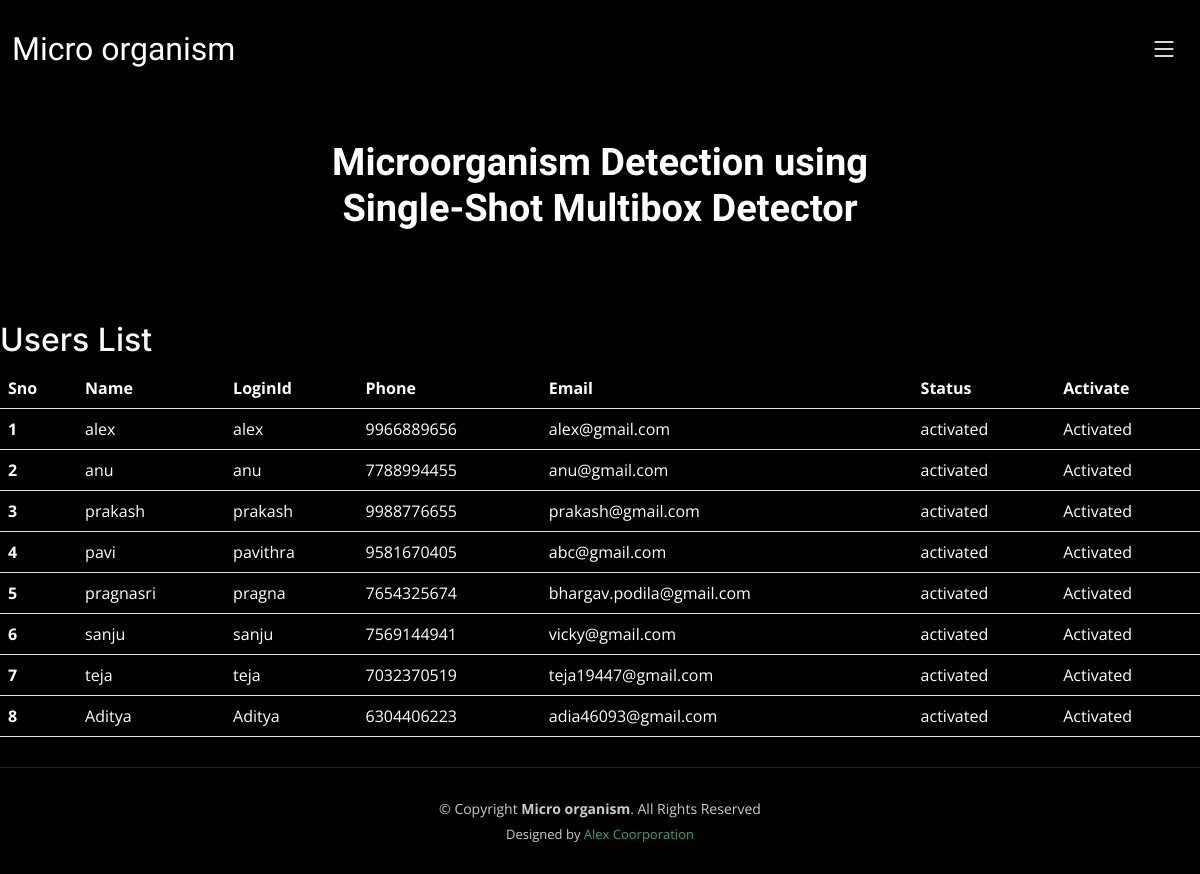
Page /view_registered_users/ on the committed database.
### users/models.py (models this page shows, shortened)
class UserRegistrationModel(models.Model):
    name = models.CharField(max_length=100)
    loginid = models.CharField(unique=True, max_length=100)
    password = models.CharField(max_length=100)
    mobile = models.CharField(unique=True, max_length=100)
    email = models.CharField(unique=True, max_length=100)
    locality = models.CharField(max_length=100)
    address = models.CharField(max_length=1000)
    city = models.CharField(max_length=100)
    state = models.CharField(max_length=100)
    status = models.CharField(max_length=100)
    class Meta:
        db_table = 'UserRegistrations'

### admins/views.py (the view)
# urls.py: path('view_registered_users/', admins_views.view_registered_users,
def view_registered_users(request):
    data = UserRegistrationModel.objects.all()
    return render(request, 'admins/view_registered_users.html', {'data': data})

### templates/admins/view_registered_users.html (shortened to what this page needs)
{% extends 'admins/admin_base.html' %}
{% block content %}
<h2>Users List</h2>
    <table class="table" style="color:white;">
        <thead>
            <tr>
                <th scope="col">Sno</th>
                <th scope="col">Name</th>
                <th scope="col">LoginId</th>
                <th scope="col">Phone</th>
                <th scope="col">Email</th>
                <th scope="col">Status</th>
                <th scope="col">Activate</th>
            </tr>
        </thead>
        <tbody>
            {% for user in data %}
            <tr>
                <th scope="row">{{ forloop.counter }}</th>
                <td>{{ user.name}}</td>
                <td>{{ user.loginid}}</td>
                <td>{{ user.mobile}}</td>
                <td>{{ user.email}}</td>
                <td>{{ user.status}}</td>
                {% if user.status == 'waiting' %}
                <td>
                    <a href="/AdminActivaUsers/?uid={{ user.id }}">Activate</a>
                </td>
                {% else %}
                <td> Activated</td>
                {% endif %}
            </tr>
            {% endfor %}
        </tbody>
    </table>
    {% endblock %}

### templates/admins/admin_base.html (shortened to what this page needs)
{%load static%}
<!DOCTYPE html>
<html lang="en">
<head>
  <link href="{%static 'vendor/bootstrap/css/bootstrap.min.css'%}" rel="stylesheet">
  <link href="{%static 'vendor/bootstrap-icons/bootstrap-icons.css'%}" rel="stylesheet">
  <link href="{%static 'vendor/swiper/swiper-bundle.min.css'%}" rel="stylesheet">
  <link href="{%static 'vendor/glightbox/css/glightbox.min.css'%}" rel="stylesheet">
  <link href="{%static 'vendor/aos/aos.css'%}" rel="stylesheet">
  <link href="{%static 'css/main.css'%}" rel="stylesheet">
</head>
<body>
  <header id="header" class="header d-flex align-items-center fixed-top">
    <div class="container-fluid d-flex align-items-center justify-content-between">
      <a href="index.html" class="logo d-flex align-items-center  me-auto me-lg-0">
        <h1>Micro organism</h1>
      </a>
      <i class="mobile-nav-toggle mobile-nav-show bi bi-list"></i>
    </div>
  </header>
  <section id="hero" class="hero d-flex flex-column justify-content-center align-items-center" data-aos="fade" data-aos-delay="1500">
    <div class="container">
      <div class="row justify-content-center">
        <div class="col-lg-6 text-center">
          <h2>Microorganism Detection using Single-Shot
            Multibox Detector</h2>
        </div>
      </div>
    </div>
  </section>
  <main id="main" data-aos="fade" data-aos-delay="1500">
    {% block content %} {% endblock %}
  </main>
  <footer id="footer" class="footer">
    <div class="container">
      <div class="copyright">
        &copy; Copyright <strong><span>Micro organism</span></strong>. All Rights Reserved
      </div>
      <div class="credits">
        Designed by <a href="https://bootstrapmade.com/">Alex Coorporation</a>
      </div>
    </div>
  </footer>
</body>
</html>

### static/css/main.css (style rules this page uses)
:root { --font-default: "Open Sans", system-ui, -apple-system, "Segoe UI", Roboto, "Helvetica Neue", Arial, "Noto Sans", "Liberation Sans", sans-serif, "Apple Color Emoji", "Segoe UI Emoji", "Segoe UI Symbol", "Noto Color Emoji"; --font-primary: "Inter", sans-serif; --font-secondary: "Cardo", sans-serif; }
:root { --color-default: #fafafa; --color-primary: #27a776; --color-secondary: #161718; }
:root { scroll-behavior: smooth; }
body { font-family: var(--font-default); color: var(--color-default); background-color: #000; }
a { color: var(--color-primary); text-decoration: none; }
h1, h2, h3, h4, h5, h6 { font-family: var(--font-primary); }
.header { transition: all 0.5s; z-index: 997; padding: 30px 0; background-color: #000; }
.header .logo { transition: 0.3s; }
.header .logo h1 { font-size: 32px; margin: 0; font-weight: 400; color: #fff; font-family: var(--font-secondary); }
@media (max-width: 1279px) { .mobile-nav-show { color: #fff; font-size: 28px; cursor: pointer; line-height: 0; transition: 0.5s; z-index: 9999; margin: 0 10px 0 10px; } }
.hero { width: 100%; min-height: 30vh; background: #000; background-size: cover; position: relative; padding: 140px 0 60px 0; }
.hero h2 { margin: 0 0 10px 0; font-size: 38px; font-weight: 700; color: #fff; font-family: var(--font-secondary); }
.footer { margin-top: 30px; padding: 30px 0; font-size: 14px; border-top: 1px solid rgba(255, 255, 255, 0.15); }
.footer .copyright { text-align: center; color: rgba(255, 255, 255, 0.8); }
.footer .credits { padding-top: 6px; text-align: center; font-size: 13px; color: rgba(255, 255, 255, 0.8); }
.footer .credits a { color: var(--color-primary); }

### rows in the picture
UserRegistrationModel: name "alex", loginid "alex", mobile "9966889656", email "alex@gmail.com", status "activated", shows "Activated"
UserRegistrationModel: name "anu", loginid "anu", mobile "7788994455", email "anu@gmail.com", status "activated", shows "Activated"
UserRegistrationModel: name "prakash", loginid "prakash", mobile "9988776655", email "prakash@gmail.com", status "activated", shows "Activated"
UserRegistrationModel: name "pavi", loginid "pavithra", mobile "9581670405", email "abc@gmail.com", status "activated", shows "Activated"
UserRegistrationModel: name "pragnasri", loginid "pragna", mobile "7654325674", email "bhargav.podila@gmail.com", status "activated", shows "Activated"
UserRegistrationModel: name "sanju", loginid "sanju", mobile "7569144941", email "vicky@gmail.com", status "activated", shows "Activated"
UserRegistrationModel: name "teja", loginid "teja", mobile "7032370519", email "teja19447@gmail.com", status "activated", shows "Activated"
UserRegistrationModel: name "Aditya", loginid "Aditya", mobile "6304406223", email "adia46093@gmail.com", status "activated", shows "Activated"
